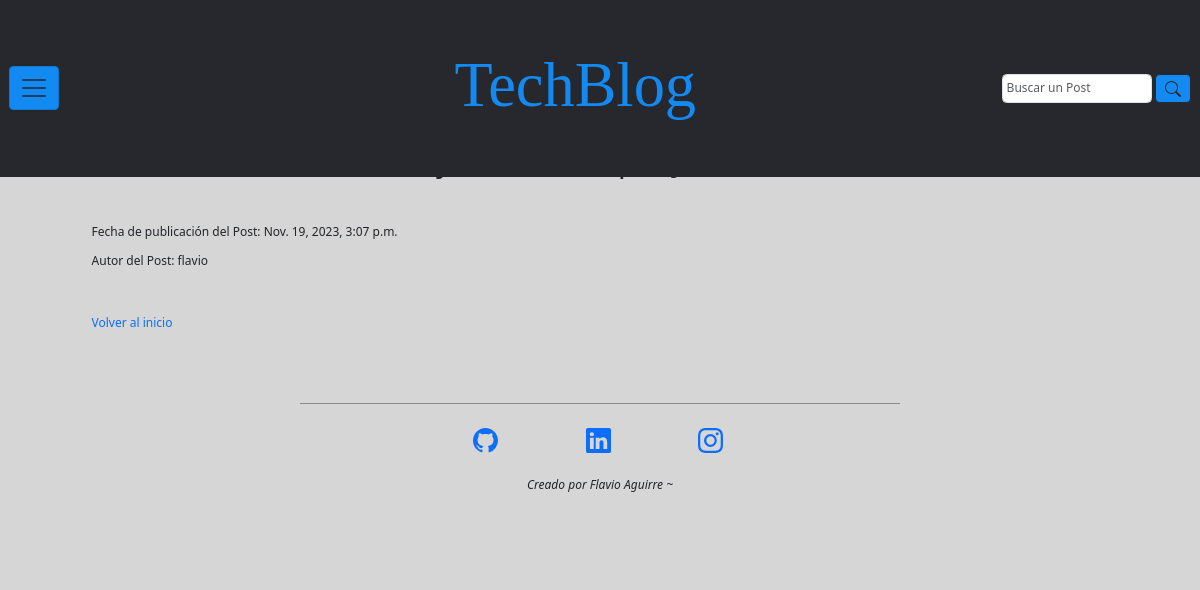
Screenshot of /empleos/lista_empleos/2 with the database file from the repository.
### empleos/models.py (models this page shows, shortened)
class Empleos(models.Model):
    titulo_empleo = models.CharField(max_length=100)
    descripcion_empleo = models.TextField()
    autor_empleo = models.ForeignKey(User, on_delete=models.CASCADE)
    fecha_publicacion_empleo = models.DateTimeField(auto_now_add=True)

### empleos/views.py (the view)
# urls.py: path('lista_empleos/<int:id>', views.detalle_empleo, name='detalle_empleo'),
def detalle_empleo(request, id):
    empleo = get_object_or_404(Empleos, pk=id)
    return render(request, 'empleos/detalle_empleo.html', {'empleo': empleo})

### empleos/templates/empleos/detalle_empleo.html (shortened to what this page needs)
{% extends "base.html" %}
{% block main %}
  <main class="contenedor-main d-f justify-content-center">
    <section class="row contenedor-section p-20 col-md-12">
      <div class="">
        <h1 style="text-align:center">{{ empleo.titulo_empleo }}</h1>
        <br>
        <br>
        <p><span>Fecha de publicación del Post:  {{ empleo.fecha_publicacion_empleo}}</span></p>
        <p><span>Autor del Post:  {{ empleo.autor_empleo }}</span></p>
        <br>
        <br>
        <a href={% url "inicio_blog" %}><p>Volver al inicio</p></a>
      </div>
    </section>
  </main>
{% endblock main %}

### inicio_blog/static/css/styles.css (style rules this page uses)
:root { --primary: #138af2; --secondary: #27282D; --alternative: #27282d72; --bg-color-grey: #cccc; --spacing-xxlarge: 12.5em; --spacing-xlarge: 10em; --spacing-large: 7em; --spacing-medium: 2.4em; --spacing-small: 2em; --spacing-xsmall: 1.2em; --spacing-xxsmall: .3em; --font-principal: Roboto; --font-title: 'Playfair Display', serif; --text-xlarge: 5.2rem; --text-large: 3.2rem; --text-medium: 2.5rem; --text-base: 2rem; --text-small: 1.7rem; --text-xsmall: 1.3rem; }
*::after, *::before, * { margin: 0; padding: 0; box-sizing: border-box; vertical-align: baseline; }
html { scroll-behavior: smooth; font-size: 75%; }
body { min-height: 100vh; background: #cccc; font-size: 100%; line-height: 1.4em; }
a { text-decoration: none; font-style: inherit; }
.contenedor-main { margin-top: var(--spacing-large); padding: 4% 6%; display: flex; }
.contenedor-section { padding: 1%; }

### rows the page displays
Empleos: fecha_publicacion_empleo "Nov. 19, 2023, 3:07 p.m.", autor_empleo "flavio"
